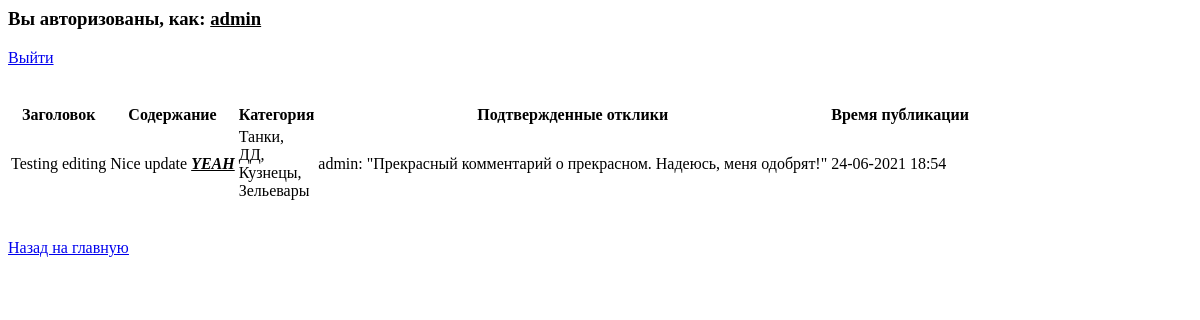
The app's page /ann/13 (signed in), older data.
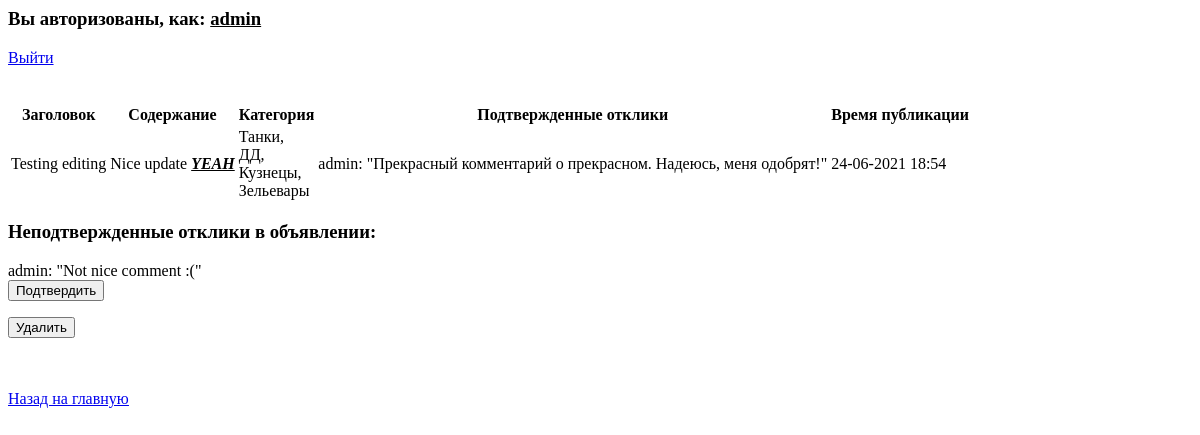
The same page, newer data.
### announcements/models.py (models this page shows)
class Comment(models.Model):
    com_ann = models.ForeignKey(Announcement, on_delete=models.CASCADE, verbose_name='Выбрать публикацию')
    com_author = models.ForeignKey(User, on_delete=models.CASCADE, verbose_name='Автор отклика')
    com_body = models.TextField(verbose_name='Отклик')
    com_time_in = models.DateTimeField(auto_now_add=True, verbose_name='Time of comment creation')
    com_confirmed = models.BooleanField(default=False, verbose_name='Comment confirmed by announcement author')
    def __str__(self):
        return f'{self.com_author}: "{self.com_body}"'
    class Meta:
        verbose_name = 'Comment'
        verbose_name_plural = 'Comments'

### announcements/views.py (the view, shortened to what this page needs)
# urls.py: path('ann/<int:pk>', AnnDetails.as_view(), name='ann_details'),
class AnnDetails(LoginRequiredMixin, DetailView):
    model = Announcement
    template_name = 'details.html'

### announcements/models.py (called while the page is built)
    def __str__(self):
        return self.cat_name

### announcements/templatetags/custom_filters_and_tags.py (called while the page is built)
@register.filter(name='confirmed_comment_filter')
def confirmed_comment_filter(ann_object):
    return Comment.objects.filter(com_ann=ann_object, com_confirmed=True)

@register.filter(name='unconfirmed_comment_filter')
def unconfirmed_comment_filter(ann_object):
    return Comment.objects.filter(com_ann=ann_object, com_confirmed=False)

### templates/details.html (shortened to what this page needs)
{% load custom_filters_and_tags %}
<h3>Вы авторизованы, как: <u>{{ user }}</u></h3> <a href={% url 'account_logout' %}>Выйти</a><br><br><br>
{% if user == object.ann_author %}
<table>
    <thead>
        <tr>
            <th>Заголовок</th>
            <th>Содержание</th>
            <th>Категория</th>
            <th>Подтвержденные отклики</th>
            <th>Время публикации</th>
        </tr>
    </thead>
    <tbody>
        <tr>
            <td>{{ object.ann_title }}</td>
            <td>{{ object.ann_body|safe }}</td>
            <td>{{ object.ann_category.all|join:",<br> " }}</td>
            <td>{{ object|confirmed_comment_filter|join:",<br> " }}</td>
            <td>{{ object.ann_time_in|date:"d-m-Y H:i"}}</td>
        </tr>
    </tbody>
</table>
{% with object|unconfirmed_comment_filter as ann_comments_not_confirmed %}
{% if ann_comments_not_confirmed %}
<h3>Неподтвержденные отклики в объявлении:</h3>
{% for a_c_n_c in ann_comments_not_confirmed %}
{{ a_c_n_c }}
<form method="POST">
<button type="submit" name="a_c_n_c_id" value="{{ a_c_n_c.id }}">Подтвердить</button>
</form>
<form action={% url 'comment_delete' a_c_n_c.id %}>
<input type="submit" value="Удалить" />
</form>
{% endfor %}
{% endif %}
{% endwith %}
{% else %}
<h1>Думали, все так просто? ;)<br>Эта страница доступна только автору объявления</h1>
{% endif %}
<a href={% url 'main' %}><u>Назад на главную</u></a>

Row changes from the older to the newer data that the page shows:
now on this page (row edited): Comment: com_author+com_body "admin: \"Not nice comment :(\"", {{ a_c_n_c.id }} 2 (drawn)
Text that changed along with them:
text now shown: "Неподтвержденные отклики в объявлении:"
